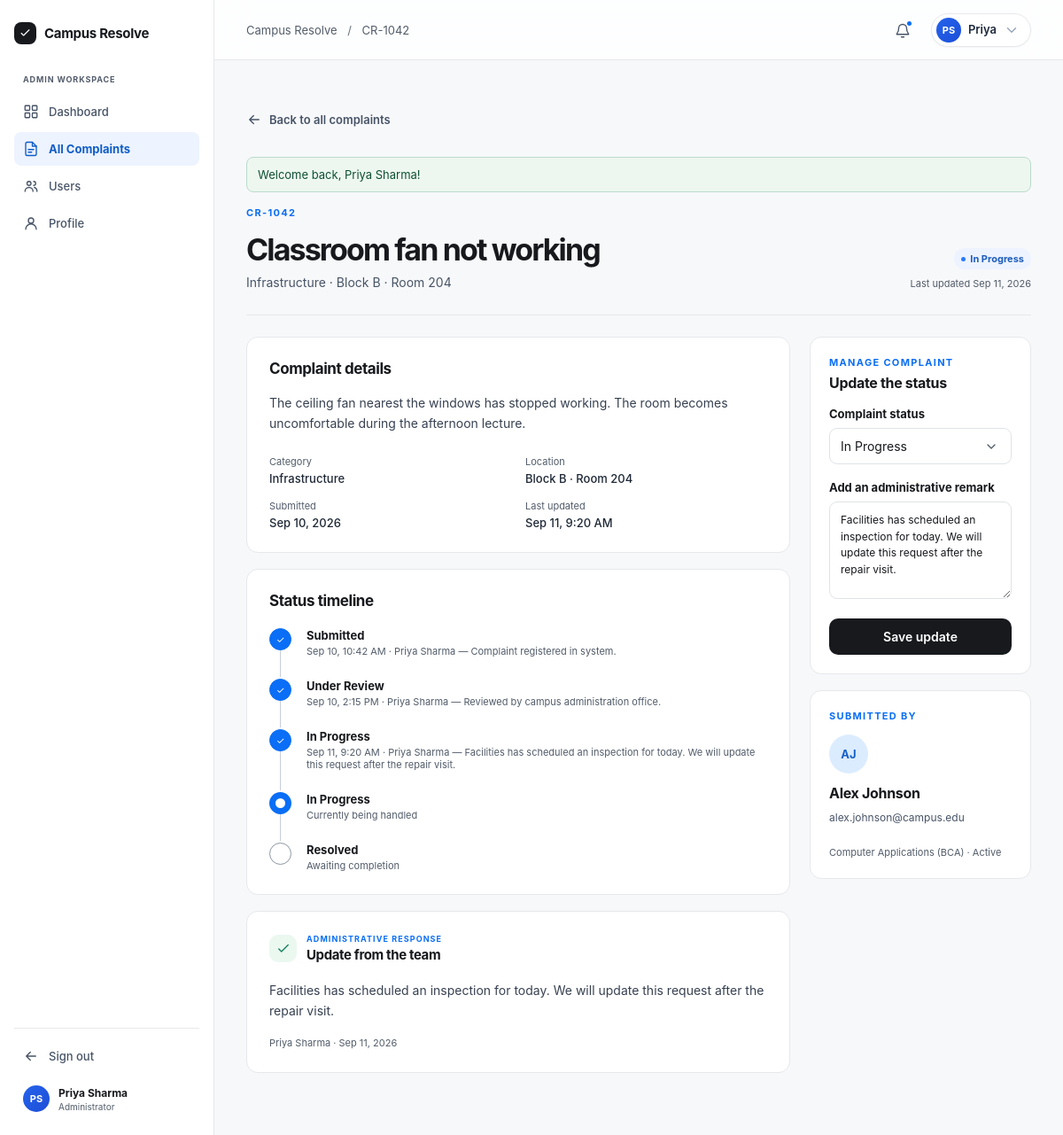
The app's page /admin/complaint_details.php?id=1 (signed in) with its own data.
### tables this page shows
CREATE TABLE `complaints` (
  `id` INT AUTO_INCREMENT PRIMARY KEY,
  `complaint_code` VARCHAR(20) NOT NULL UNIQUE,
  `user_id` INT NOT NULL,
  `title` VARCHAR(200) NOT NULL,
  `category` ENUM('Infrastructure', 'IT', 'Facilities', 'Laboratory', 'Other') NOT NULL,
  `location` VARCHAR(150) NOT NULL,
  `description` TEXT NOT NULL,
  `attachment` VARCHAR(255) DEFAULT NULL,
  `status` ENUM('Pending', 'In Progress', 'Resolved', 'Rejected') NOT NULL DEFAULT 'Pending',
  `created_at` DATETIME NOT NULL DEFAULT CURRENT_TIMESTAMP,
  `updated_at` DATETIME NOT NULL DEFAULT CURRENT_TIMESTAMP ON UPDATE CURRENT_TIMESTAMP,
  CONSTRAINT `fk_complaints_user` FOREIGN KEY (`user_id`) REFERENCES `users` (`id`) ON DELETE CASCADE
);

CREATE TABLE `complaint_updates` (
  `id` INT AUTO_INCREMENT PRIMARY KEY,
  `complaint_id` INT NOT NULL,
  `admin_id` INT DEFAULT NULL,
  `status` VARCHAR(50) NOT NULL,
  `remark` TEXT NOT NULL,
  `created_at` DATETIME NOT NULL DEFAULT CURRENT_TIMESTAMP,
  CONSTRAINT `fk_updates_complaint` FOREIGN KEY (`complaint_id`) REFERENCES `complaints` (`id`) ON DELETE CASCADE,
  CONSTRAINT `fk_updates_admin` FOREIGN KEY (`admin_id`) REFERENCES `users` (`id`) ON DELETE SET NULL
);

CREATE TABLE `users` (
  `id` INT AUTO_INCREMENT PRIMARY KEY,
  `user_code` VARCHAR(20) NOT NULL UNIQUE,
  `name` VARCHAR(100) NOT NULL,
  `email` VARCHAR(120) NOT NULL UNIQUE,
  `password` VARCHAR(255) NOT NULL,
  `role` ENUM('student', 'admin') NOT NULL DEFAULT 'student',
  `department` VARCHAR(100) DEFAULT NULL,
  `status` ENUM('active', 'inactive') NOT NULL DEFAULT 'active',
  `created_at` DATETIME NOT NULL DEFAULT CURRENT_TIMESTAMP
);

### includes/auth_check_admin.php (called while the page is built, shortened)
<?php
require_once __DIR__ . '/auth.php';
$base = $base ?? '../';

### includes/auth.php (called while the page is built, shortened)
<?php
function current_user(): ?array {
    return $_SESSION['user'] ?? null;
}
function get_flash(bool $clearCache = false): ?array {
    static $cached = null;
    if (isset($_SESSION['flash'])) {
        $cached = $_SESSION['flash'];
    }
    return $cached;
}
function user_initials(?string $name): string {
    $parts = preg_split('/\s+/', trim($name));
    $initials = '';
    foreach ($parts as $p) {
        if ($p !== '') {
            $initials .= mb_strtoupper(mb_substr($p, 0, 1));
        }
        if (mb_strlen($initials) >= 2) break;
    }
    return $initials ?: 'CR';
}

### admin/complaint_details.php (the view, shortened to what this page needs)
<?php
$base = '../';
require_once __DIR__ . '/../config/db_connect.php';
require_once __DIR__ . '/../includes/auth.php';
require_once __DIR__ . '/../includes/auth_check_admin.php';
require_once __DIR__ . '/../includes/helpers.php';
$rawId = $_GET['id'] ?? $_POST['complaint_id'] ?? 0;
$complaintId = filter_var($rawId, FILTER_VALIDATE_INT) !== false ? (int)$rawId : 0;
$stmt = $pdo->prepare("
    SELECT
        c.*,
        COALESCE(u.name, 'Unknown Student') AS student_name,
        COALESCE(u.email, '') AS student_email,
        COALESCE(u.user_code, '') AS student_code,
        COALESCE(u.department, 'Student') AS student_dept,
        COALESCE(u.status, 'active') AS student_status
    FROM `complaints` c
    LEFT JOIN `users` u ON c.user_id = u.id
    WHERE c.id = ?
");
$stmt->execute([$complaintId]);
$complaint = $stmt->fetch();
$stmtUpdates = $pdo->prepare("
    SELECT u.*, a.name AS admin_name
    FROM `complaint_updates` u
    LEFT JOIN `users` a ON u.admin_id = a.id
    WHERE u.complaint_id = ?
    ORDER BY u.created_at ASC, u.id ASC
");
$stmtUpdates->execute([$complaintId]);
$updates = $stmtUpdates->fetchAll();
$adminResponse = null;
foreach (array_reverse($updates) as $u) {
    if (!empty($u['admin_id']) && !empty($u['remark'])) {
        $adminResponse = $u;
        break;
    }
}
$crumb_title = $complaint['complaint_code'];
$flash = get_flash();
?>
<!doctype html>
<html lang="en">
  <head>
    <link rel="stylesheet" href="<?= $base ?>assets/css/styles.css?v=<?= time() ?>" />
    <link rel="stylesheet" href="<?= $base ?>assets/css/attachment-preview.css" />
  </head>
  <body>
    <div class="app-shell">
      <?php require __DIR__ . '/../includes/admin-sidebar.php'; ?>
      <div class="app-body">
        <?php require __DIR__ . '/../includes/header.php'; ?>
        <main id="main-content" class="app-main">
          <section class="detail-page">
            <a class="back-button" href="complaints.php">
              <svg class="icon" width="18" height="18">
                <use href="<?= $base ?>icons.svg#i-arrow-left" />
              </svg>
              Back to all complaints
            </a>
            <?php if ($flash): ?>
              <div class="form-alert <?= $flash['type'] === 'success' ? 'success' : '' ?>" role="status">
                <?= e($flash['message']) ?>
              </div>
            <?php endif; ?>
            <div class="detail-hero">
              <div>
                <p class="eyebrow"><?= e($complaint['complaint_code']) ?></p>
                <h1><?= e($complaint['title']) ?></h1>
                <p><?= e($complaint['category']) ?> · <?= e($complaint['location']) ?></p>
              </div>
              <div class="detail-status">
                <?= status_badge($complaint['status']) ?>
                <small>Last updated <?= e(friendly_time($complaint['updated_at'])) ?></small>
              </div>
            </div>
            <div class="detail-grid">
              <div class="detail-main">
                <section class="panel detail-section">
                  <h2>Complaint details</h2>
                  <p class="detail-description">
                    <?= nl2br(e($complaint['description'])) ?>
                  </p>
                  <dl>
                    <div>
                      <dt>Category</dt>
                      <dd><?= e($complaint['category']) ?></dd>
                    </div>
                    <div>
                      <dt>Location</dt>
                      <dd><?= e($complaint['location']) ?></dd>
                    </div>
                    <div>
                      <dt>Submitted</dt>
                      <dd><?= e(format_date($complaint['created_at'], true)) ?></dd>
                    </div>
                    <div>
                      <dt>Last updated</dt>
                      <dd><?= e(format_datetime($complaint['updated_at'])) ?></dd>
                    </div>
                  </dl>
                </section>
                <section class="panel detail-section">
                  <h2>Status timeline</h2>
                  <ol class="timeline">
                    <?php if (!empty($updates)): ?>
                      <?php foreach ($updates as $update): ?>
                        <li class="complete">
                          <span>✓</span>
                          <div>
                            <strong><?= e($update['status']) ?></strong>
                            <small>
                              <?= e(format_datetime($update['created_at'])) ?>
                              <?php if (!empty($update['admin_name'])): ?>
                                · <?= e($update['admin_name']) ?>
                              <?php endif; ?>
                              — <?= e($update['remark']) ?>
                            </small>
                          </div>
                        </li>
                      <?php endforeach; ?>
                    <?php endif; ?>
                    <?php if ($complaint['status'] === 'In Progress'): ?>
                      <li class="current">
                        <span></span>
                        <div>
                          <strong>In Progress</strong>
                          <small>Currently being handled</small>
                        </div>
                      </li>
                      <li>
                        <span></span>
                        <div>
                          <strong>Resolved</strong>
                          <small>Awaiting completion</small>
                        </div>
                      </li>
                    <?php endif; ?>
                  </ol>
                </section>
                <?php if ($adminResponse): ?>
                  <section class="panel detail-section response">
                    <div>
                      <span class="response-icon">
                        <svg class="icon" width="17" height="17">
                          <use href="<?= $base ?>icons.svg#i-check" />
                        </svg>
                      </span>
                      <div>
                        <p class="eyebrow">Administrative response</p>
                        <h2>Update from the team</h2>
                      </div>
                    </div>
                    <p><?= nl2br(e($adminResponse['remark'])) ?></p>
                    <small>
                      <?= e($adminResponse['admin_name'] ?? 'Campus Administration Team') ?> ·
                      <?= e(friendly_time($adminResponse['created_at'])) ?>
                    </small>
                  </section>
                <?php endif; ?>
              </div>
              <aside class="detail-side">
                <section class="panel admin-actions">
                  <p class="eyebrow">Manage complaint</p>
                  <h3>Update the status</h3>
                  <form method="POST" action="complaint_details.php" id="status-update-form">
                    <label class="field">
                      <span>Complaint status</span>
                      <select name="status" id="status-select" required>
                        <option value="In Progress" <?= $complaint['status'] === 'In Progress' ? 'selected' : '' ?>>In Progress</option>
                      </select>
                    </label>
                    <label class="field">
                      <span>Add an administrative remark</span>
                      <textarea
                        name="remark"
                        id="admin-remark"
                        rows="4"
                        placeholder="Share a helpful update for the student."
                      ><?= e($adminResponse['remark'] ?? '') ?></textarea>
                    </label>
                    <button
                      class="button primary full"
                      type="button"
                      data-open-modal="status-update-modal"
                      id="btn-open-status-modal"
                    >
                      Save update
                    </button>
                  </form>
                </section>
                <section class="panel student-card">
                  <p class="eyebrow">Submitted by</p>
                  <span class="avatar large"><?= e(user_initials($complaint['student_name'])) ?></span>
                  <h3><?= e($complaint['student_name']) ?></h3>
                  <p><?= e($complaint['student_email']) ?></p>
                  <small><?= e($complaint['student_dept']) ?> · <?= ucfirst(e($complaint['student_status'])) ?></small>
                </section>
              </aside>
            </div>
          </section>
        </main>
      </div>
    </div>
    <?php require __DIR__ . '/../includes/footer.php'; ?>

### includes/header.php (shortened to what this page needs)
<?php
$base = $base ?? './';
$user = current_user();
$name = $user['name'] ?? 'User';
$first_name = explode(' ', trim($name))[0];
$initials = user_initials($name);
$crumb_title = $crumb_title ?? 'Dashboard';
?>
<header class="app-header">
  <div class="crumb">Campus Resolve <span>/</span> <?= e($crumb_title) ?></div>
  <div class="header-actions">
    <button class="icon-button" data-toast="Notifications are active." aria-label="Notifications">
      <svg class="icon"><use href="<?= $base ?>icons.svg#i-bell" /></svg><i></i>
    </button>
    <div class="user-dropdown-wrapper">
      <button class="user-menu" type="button" id="user-menu-button" aria-expanded="false" aria-haspopup="true">
        <span class="avatar"><?= e($initials) ?></span>
        <span class="user-name"><?= e($first_name) ?></span>
        <svg class="icon chevron" width="14" height="14" aria-hidden="true"><use href="<?= $base ?>icons.svg#i-chevron" /></svg>
      </button>
    </div>
  </div>
</header>

### includes/helpers.php (shortened to what this page needs)
<?php
function e(?string $str): string {
    return htmlspecialchars((string)$str, ENT_QUOTES, 'UTF-8');
}
function status_badge(string $status): string {
    $normalized = strtolower(trim($status));
    $cls = 'pending';
    $label = 'Pending';
    if ($normalized === 'in progress' || $normalized === 'in-progress' || $normalized === 'under review') {
        $cls = 'in-progress';
        $label = 'In Progress';
    } elseif ($normalized === 'resolved' || $normalized === 'completed') {
        $cls = 'resolved';
        $label = 'Resolved';
    } elseif ($normalized === 'rejected') {
        $cls = 'rejected';
        $label = 'Rejected';
    }
    return '<span class="status ' . e($cls) . '"><i></i>' . e($label) . '</span>';
}
function format_date(?string $datetime, bool $includeYear = false): string {
    $timestamp = strtotime($datetime);
    return date($includeYear ? 'M j, Y' : 'M j', $timestamp);
}
function format_datetime(?string $datetime): string {
    $timestamp = strtotime($datetime);
    return date('M j, g:i A', $timestamp);
}
function friendly_time(?string $datetime): string {
    $time = strtotime($datetime);
    $now = time();
    $diff = $now - $time;
    return date('M j, Y', $time);
}

### records on screen
complaints: complaint_code "CR-1042", title "Classroom fan not working", category "Infrastructure", location "Block B · Room 204", status "In Progress", updated_at "Sep 11, 2026", description "The ceiling fan nearest the windows has stopped working. The room becomes uncomfortable during the afternoon lecture.", created_at "Sep 10, 2026", updated_at "Sep 11, 9:20 AM"
complaint_updates: status "Submitted", created_at "Sep 10, 10:42 AM", admin.name "Priya Sharma", remark "Complaint registered in system."
complaint_updates: status "Under Review", created_at "Sep 10, 2:15 PM", admin.name "Priya Sharma", remark "Reviewed by campus administration office."
complaint_updates: status "In Progress", created_at "Sep 11, 9:20 AM", admin.name "Priya Sharma", remark "Facilities has scheduled an inspection for today. We will update this request after the repair visit.", created_at "Sep 11, 2026"
users: name "Priya Sharma"

### other values on screen
$initials "PS"
$name "Priya Sharma"
$first_name "Priya"
$flash['message'] "Welcome back, Priya Sharma!"
user_initials($complaint['student_name']) "AJ"
$complaint['student_name'] "Alex Johnson"
$complaint['student_email'] "alex.johnson@campus.edu"
$complaint['student_dept'] "Computer Applications (BCA)"
$complaint['student_status'] "Active"
